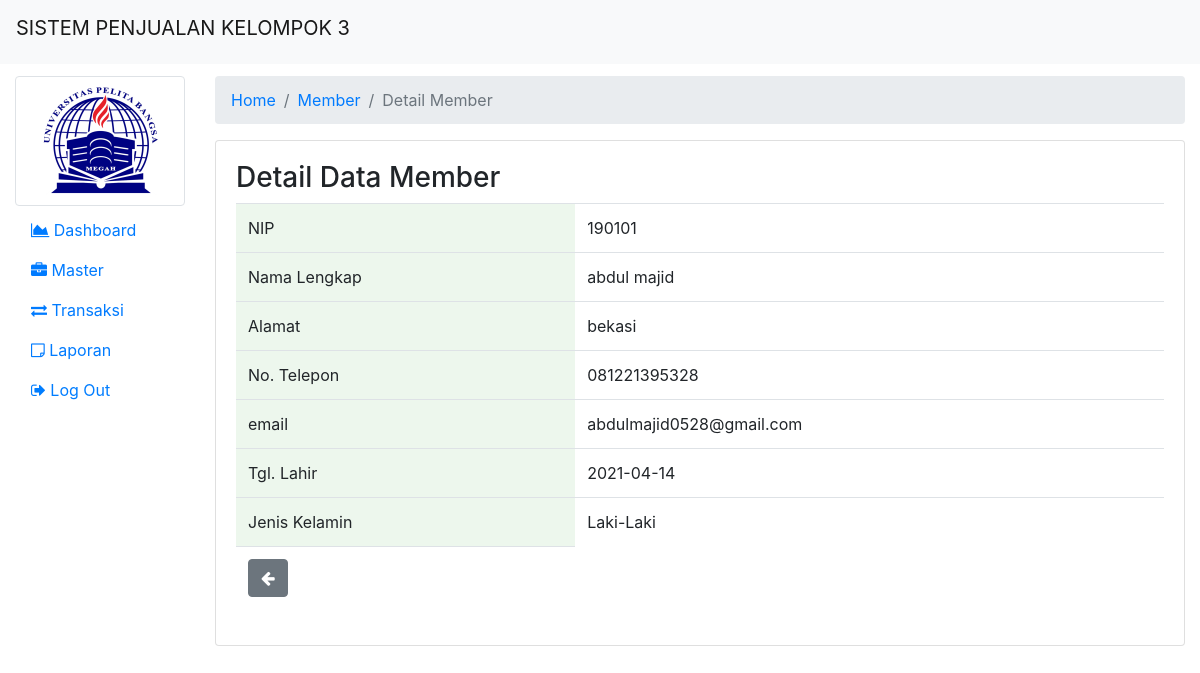
/admin/pembeli-detail.php?nip=190101 (signed in), run on the app's committed database.
### tables this page shows
CREATE TABLE `pembeli` (
  `nip` varchar(6) NOT NULL,
  `nama_depan` varchar(100) NOT NULL,
  `nama_belakang` varchar(255) NOT NULL,
  `alamat` varchar(255) NOT NULL,
  `no_tlp` varchar(13) NOT NULL,
  `email` varchar(100) NOT NULL,
  `tgl_lahir` date NOT NULL,
  `jk` varchar(1) NOT NULL
);

### admin/pembeli-detail.php (the view, shortened to what this page needs)
<?php
include 'header.php';
?>
<nav aria-label="breadcrumb">
    <ol class="breadcrumb">
        <li class="breadcrumb-item"><a href="index.php">Home</a></li>
        <li class="breadcrumb-item"><a href="pembeli.php">Member</a></li>
        <li class="breadcrumb-item active" aria-current="page">Detail Member</li>
    </ol>
</nav>
<div class="card">
    <div class="card-body">
        <h3>Detail Data Member</h3>
        <?php
        $id = $_GET['nip'];
        $query = "SELECT * FROM pembeli WHERE nip = '$id'";
        $row = mysqli_query($conn, $query);
        while ($data = mysqli_fetch_array($row)) {
            ?>
            <table class="table">
                <tbody>
                    <tr>
                        <td class="green">NIP</td>
                        <td><?php echo $data['nip'] ?></td>
                    </tr>
                    <tr>
                        <td class="green">Nama Lengkap</td>
                        <td><?php echo $data['nama_depan'] . ' ' . $data["nama_belakang"];?></td>
                    </tr>
                    <tr>
                        <td class="green">Alamat</td>
                        <td><?php echo $data['alamat'] ?></td>
                    </tr>
                    <tr>
                        <td class="green">No. Telepon</td>
                        <td><?php echo $data['no_tlp'] ?></td>
                    </tr>
                    <tr>
                        <td class="green">email</td>
                        <td><?php echo $data['email'] ?></td>
                    </tr>
                    <tr>
                        <td class="green">Tgl. Lahir</td>
                        <td><?php echo $data['tgl_lahir'] ?></td>
                    </tr>
                    <tr>
                        <?php
                        if($data['jk']=="L"){
                            $jk="Laki-Laki";
                        }else{
                            $jk="Perempuan";
                        }
                        ?>
                        <td class="green">Jenis Kelamin</td>
                        <td><?php echo $jk ?></td>
                    </tr>
                    <tr>
                        <td><a href="pembeli.php"><button type="button" class="btn btn-secondary"><span class="fa fa-arrow-left"></span></button></a></td>
                    </tr>
                </tbody>
            </table>
        </div>
    </div>
<?php
}
?>
<?php
include 'footer.php';
?>

### admin/pembeli-detail.php (style rules this page uses)
.green { background: rgba(76, 175, 80, 0.1); }

### data on the page
pembeli: nip "190101", nama_depan "abdul", nama_belakang "majid", alamat "bekasi", no_tlp "081221395328", email "abdulmajid0528@gmail.com", tgl_lahir "2021-04-14", jk "Laki-Laki"
